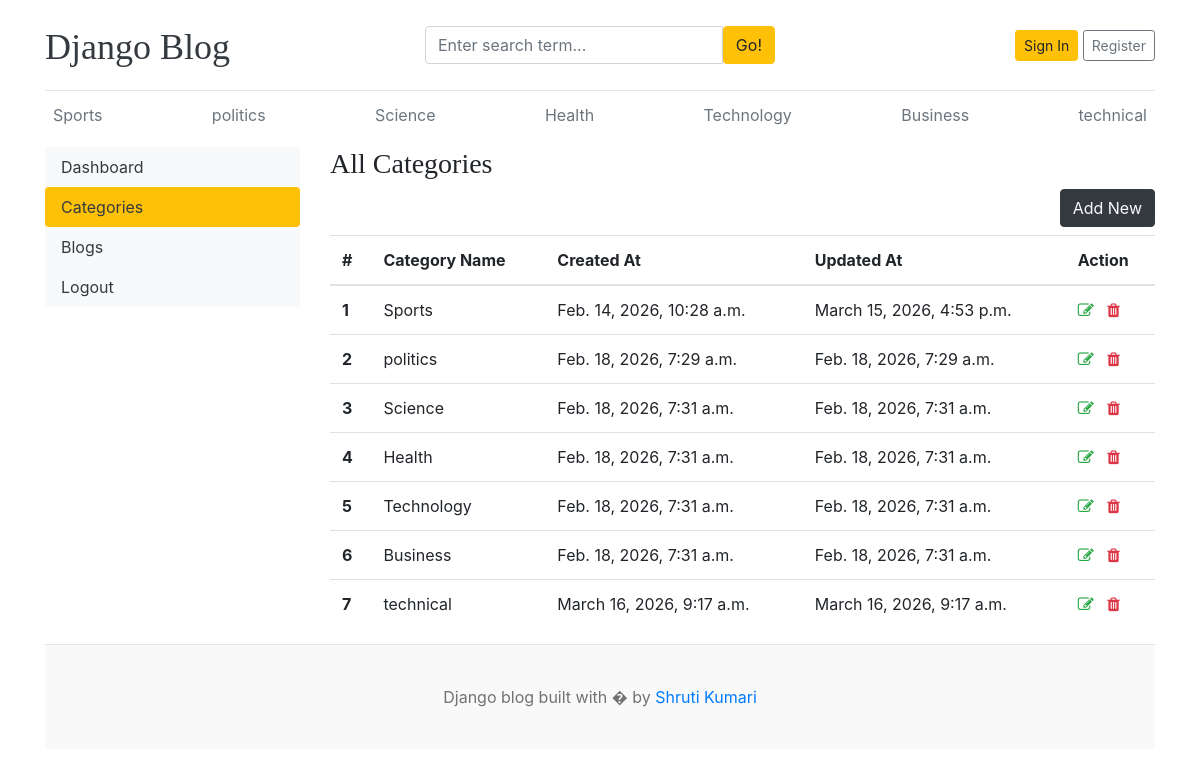
/dashboard/categories/, run on the app's committed database.
### blogs/models.py (models this page shows)
class Category(models.Model):
    category_name = models.CharField(max_length=50, unique=True)
    created_at = models.DateTimeField(auto_now_add=True)
    updated_at = models.DateTimeField(auto_now=True)
    class Meta:
        verbose_name = "categories"
    def __str__(self):
        return self.category_name

### dashboards/views.py (the view)
# urls.py: path("categories/", views.categories, name='categories'),
def categories(request):
    return render(request, 'dashboard/categories.html')

### blogs/context_processors.py (called while the page is built)
def get_categories(request):
    categories = Category.objects.all()
    return dict(categories=categories)

def get_social_link(request):
    socials = SocialLink.objects.all()
    return dict(socials=socials)

### templates/dashboard/categories.html (shortened to what this page needs)
{% extends 'base.html' %}
{% block content %}
<div class="row">
    {% include 'dashboard/sidebar.html' %}
    <div class="col-md-9">
        <h3>All Categories</h3>
        <a href="{% url 'add_category' %}" class="btn btn-dark text-light float-right mb-2">Add New</a>
        <table class="table table-hover">
  <thead>
    <tr>
      <th>#</th>
      <th>Category Name</th>
      <th>Created At</th>
      <th>Updated At</th>
      <th>Action</th>
    </tr>
  </thead>
  <tbody>
    {% for cat in categories %}
    <tr>
      <th>{{ forloop.counter }}</th>
      <td>{{ cat }}</td>
      <td>{{ cat.created_at }}</td>
      <td>{{ cat.updated_at }}</td>
      <td>
        <a href="{% url 'edit_category' cat.id %}"><i class="fa fa-edit text-success"></i></a>
        <a href="{% url 'delete_category' cat.id %}"><i class="fa fa-trash text-danger"></i></a>
      </td>
    </tr>
    {% endfor %}
  </tbody>
</table>
    </div>
</div>
{% endblock %}

### templates/base.html (shortened to what this page needs)
{% load static %}
<!doctype html>
<html lang="en">
  <head>
    <link
      href="https://getbootstrap.com/docs/4.0/dist/css/bootstrap.min.css"
      rel="stylesheet" />
    <link href="{% static 'css/blog.css' %}" rel="stylesheet" />
    <link rel="stylesheet" href="https://cdnjs.cloudflare.com/ajax/libs/font-awesome/4.7.0/css/font-awesome.min.css">
  </head>
  <body>
    <div class="container">
      <header class="blog-header py-3">
        <div class="row flex-nowrap justify-content-between align-items-center">
          <div class="col-4 pt-1">
            <a class="blog-header-logo text-dark" href="/">Django Blog</a>
          </div>
          <div class="col-4">
            <form action="{% url 'search' %}" method="GET">
              <div class="input-group">
                <input class="form-control" type="text" name="keyword" value="{{ keyword }}" placeholder="Enter search term..." aria-label="Enter search term..." aria-describedby="button-search" />
                <button type = "submit" class="btn btn-warning" id="button-search" type="button">Go!</button>
              </div>
            </form>
          </div>
          <div class="col-4 d-flex justify-content-end align-items-center">
            {% if not user.is_authenticated %}
            <a class="btn btn-sm btn-warning" href="{% url 'login' %}">Sign In</a> &nbsp;
            <a class="btn btn-sm btn-outline-secondary" href="{% url 'register' %}">Register</a>
            {% else %}
            <span><a href="{% url 'dashboard' %}">Dashboard</a></span>
            &emsp;
            <span><a href = "{% url 'logout' %}"> Logout</a></span>
            {% endif %}
          </div>
        </div>
      </header>
      <div class="nav-scroller py-1 mb-2">
        <nav class="nav d-flex justify-content-between">
          {% for cat in categories %}
          <a class="p-2 text-muted" href="{% url 'posts_by_category' cat.id %}">{{ cat.category_name}}</a>
          {% endfor %}
        </nav>
      </div>
    {% block content %}
    {% endblock %}
    <footer class="blog-footer">
      <p>Django blog built with � by <a href="#">Shruti Kumari</a></p>
    </footer>
  </body>
</html>

### blog_main/static/css/blog.css (style rules this page uses)
.blog-header { border-bottom: 1px solid #e5e5e5; }
.blog-header-logo { font-family: "Playfair Display", Georgia, "Times New Roman", serif; font-size: 2.25rem; }
h1, h2, h3, h4, h5, h6 { font-family: "Playfair Display", Georgia, "Times New Roman", serif; }
.blog-footer { padding: 2.5rem 0; color: #727272; text-align: center; background-color: #f9f9f9; border-top: .05rem solid #e5e5e5; }
.blog-footer p:last-child { margin-bottom: 0; }

### data on the page
Category: category_name "Sports", created_at "Feb. 14, 2026, 10:28 a.m.", updated_at "March 15, 2026, 4:53 p.m."
Category: category_name "politics", created_at "Feb. 18, 2026, 7:29 a.m.", updated_at "Feb. 18, 2026, 7:29 a.m."
Category: category_name "Science", created_at "Feb. 18, 2026, 7:31 a.m.", updated_at "Feb. 18, 2026, 7:31 a.m."
Category: category_name "Health", created_at "Feb. 18, 2026, 7:31 a.m.", updated_at "Feb. 18, 2026, 7:31 a.m."
Category: category_name "Technology", created_at "Feb. 18, 2026, 7:31 a.m.", updated_at "Feb. 18, 2026, 7:31 a.m."
Category: category_name "Business", created_at "Feb. 18, 2026, 7:31 a.m.", updated_at "Feb. 18, 2026, 7:31 a.m."
Category: category_name "technical", created_at "March 16, 2026, 9:17 a.m.", updated_at "March 16, 2026, 9:17 a.m."
